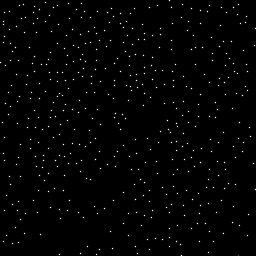
#> input picture samples_imgs/real_1.png, 256 x 256 px
$ python kde_sample.py
#> lines starting #> are read from the running program, lines starting #| are printed output that depends on the picture
import numpy as np
import cv2
from sklearn.neighbors import KernelDensity
import random
from sklearn.neighbors import NearestNeighbors
import matplotlib.pyplot as plt
def kde_real(img_path):
  # Load the image (grayscale mode)

#> called with img_path = 'samples_imgs/real_1.png'
  image = cv2.imread(img_path, cv2.IMREAD_GRAYSCALE)
#> image is the input picture: shape (256, 256); min 0, max 255, mean 3
# Step 1: Denoise the image using Non-Local Means Denoising
  denoisedImg = cv2.fastNlMeansDenoising(image)

# Step 2: Thresholding the denoised image using Otsu's method
  threshold = 0  # Otsu's method determines the optimal threshold automatically
  th, threshedImg = cv2.threshold(denoisedImg, threshold, 255, cv2.THRESH_BINARY_INV | cv2.THRESH_OTSU)
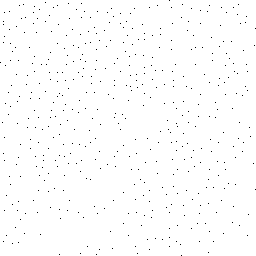
#> threshedImg: shape (256, 256); 99.3% white; black in thin lines or dots
#> th = 76

# Step 3: Extract non-zero points from the thresholded image (representing crowd points)
  points = np.column_stack(np.where(threshedImg == 0))
#> points = 481 pairs, first value 0 to 255, second value 0 to 255

  bandwidth = 22  # Adjust bandwidth as needed
  kde = KernelDensity(bandwidth=bandwidth, kernel='gaussian')
  kde.fit(points)


  x_min, x_max = points[:, 1].min() - 10, points[:, 1].max() + 10
#> x_min = -10; x_max = 265
  y_min, y_max = points[:, 0].min() - 10, points[:, 0].max() + 10
#> y_min = -10; y_max = 265
  x_grid, y_grid = np.meshgrid(np.linspace(x_min, x_max, 100), np.linspace(y_min, y_max, 100))
  grid_points = np.c_[y_grid.ravel(), x_grid.ravel()]  # KDE expects y, x order

  # Calculate KDE density values for each point on the grid
  log_densities = kde.score_samples(grid_points)
  densities = np.exp(log_densities).reshape(x_grid.shape)

  # Plot the KDE-fitted distribution and save as a file
  plt.figure(figsize=(10, 6))

  # Show original thresholded image for reference
  plt.imshow(threshedImg, cmap='gray', extent=(x_min, x_max, y_max, y_min))

  # Overlay the KDE density as a contour plot
  plt.contourf(x_grid, y_grid, densities, cmap='hot', alpha=0.5)
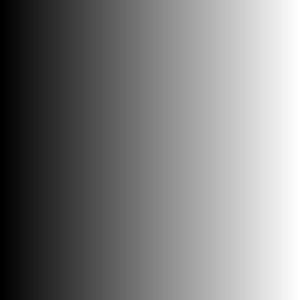
#> x_grid: shape (100, 100) float64 (shown 3 times larger); min -10, max 265, mean 127.5; drawn with min black and max white
  plt.colorbar(label="Density")
  plt.title("KDE-Fitted Density Distribution")
  plt.xlabel("X-axis")
  plt.ylabel("Y-axis")

  # Save the figure without displaying it
  plt.savefig("density_map_kde.png")
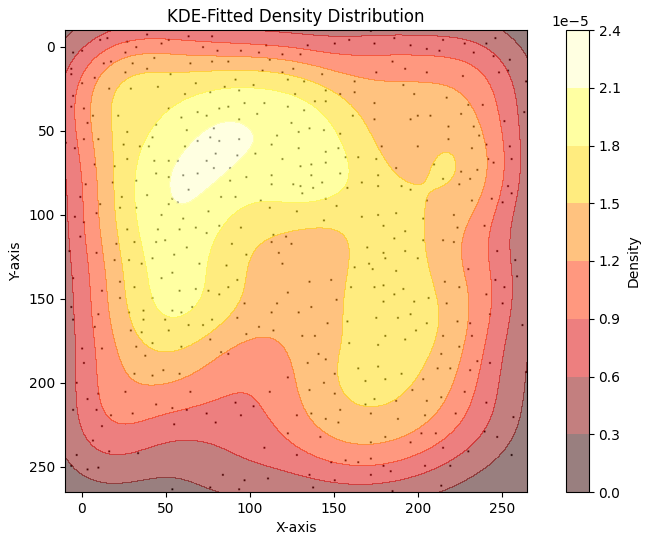
#> figure drawn by matplotlib, 2 panels
  plt.close()


  log_densities = kde.score_samples(points)
#> log_densities = 481 values, max -10.74 at index 127, min -12.6 at index 478, mean -11.18
  densities = np.exp(log_densities)
#> densities = 481 values, max 2.17e-05 at index 127, min 3.36e-06 at index 478, mean 1.45e-05
  density_threshold = np.percentile(densities, 2)
#> density_threshold = 5.88e-06
  real_points = points[densities>density_threshold]
#> real_points = 471 pairs, first value 0 to 255, second value 0 to 255
  k=4
  beta=0.85
  neigh = NearestNeighbors(n_neighbors=k+1)
  neigh.fit(real_points)
  distances, _ = neigh.kneighbors(real_points)
#> distances = 471 rows, first 6: [0, 7.28, 13, 13.6, 20.81], [0, 9.22, 9.43, 11.7, 12.37], [0, 10, 11.18, 13, 15.03], [0, 7.81, 8.54, 13, 14], [0, 4.12, 11.18, 12.81, 13.15], [0, 9.85, 11.4, 13.04, 13.6]
  r=(beta/2)*np.mean(distances[:, 1:], axis=1)
#> r = 471 values, max 9.21 at index 452, min 2.53 at index 195, mean 4.57

  new_realization = kde.sample(4*real_points.shape[0])
  densities = np.exp(kde.score_samples(new_realization))
  density_threshold_up = np.percentile(densities, 60)
#> density_threshold_up = 1.53e-05
  density_threshold_down = np.percentile(densities, 20)
#> density_threshold_down = 8.94e-06

# Use element-wise conditions with `&`
  high_density_points = new_realization[(densities < density_threshold_up) & (densities > density_threshold_down)]

  high_density_points = high_density_points.astype(int)
  added_points_count = 0
  k_increment=0
  beta_increment=0.0125
  for i in range(high_density_points.shape[0]):
    distances, _ = neigh.kneighbors(high_density_points[i].reshape(1,-1))
    dists = np.linalg.norm(real_points - high_density_points[i].reshape(1,-1), axis=1)
    if np.all(dists > r):
      real_points = np.append(real_points, [high_density_points[i]], axis=0)
      neigh = NearestNeighbors(n_neighbors=k+1)
      neigh.fit(real_points)
      distances, _ = neigh.kneighbors(real_points)

      r=(beta/2)*np.mean(distances[:, 1:], axis=1)
      added_points_count += 1

          # Increment k every 5 points added
      if added_points_count % 5 == 0:
        beta += beta_increment  # Slightly increase beta
        k+=k_increment
#> after the loop, added_points_count = 183; beta = 1.3; k = 4; r = 654 values, max 14.03 at index 466, min 3.48 at index 616, mean 5.96; real_points = 654 pairs, first value -3 to 255, second value -3 to 255

  fig = plt.figure(figsize=(2.56, 2.56))  # 2.56 inches * 100 DPI = 256 pixels
  plt.scatter(real_points[:, 1], real_points[:, 0], c='red', s=0.25)
  plt.xlim(0, 256)
  plt.ylim(0, 256)
  plt.title("KDE Realization")
  plt.gca().invert_yaxis()

  # Save the figure with a DPI of 100 to ensure it's 256x256 pixels
  plt.savefig("fused_kde_realization.png", dpi=100, bbox_inches='tight')
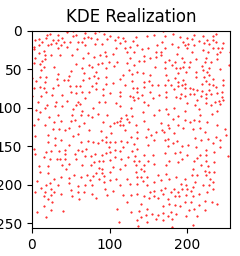
#> figure drawn by matplotlib, 1 panel
  plt.close()
  return real_points.shape[0]

def fuse_mul(img1,img2,img3):

  image = cv2.imread(img1, cv2.IMREAD_GRAYSCALE)
  denoisedImg = cv2.fastNlMeansDenoising(image)

  threshold = 0
  th, threshedImg = cv2.threshold(denoisedImg, threshold, 255, cv2.THRESH_BINARY_INV | cv2.THRESH_OTSU)
  points1 = np.column_stack(np.where(threshedImg == 0))


  img_path = img2
  image = cv2.imread(img_path, cv2.IMREAD_GRAYSCALE)
  denoisedImg = cv2.fastNlMeansDenoising(image)

  threshold = 0
  th, threshedImg = cv2.threshold(denoisedImg, threshold, 255, cv2.THRESH_BINARY_INV | cv2.THRESH_OTSU)

  points2 = np.column_stack(np.where(threshedImg == 0))

  img_path = img3
  image = cv2.imread(img_path, cv2.IMREAD_GRAYSCALE)
  denoisedImg = cv2.fastNlMeansDenoising(image)


  threshold = 0
  th, threshedImg = cv2.threshold(denoisedImg, threshold, 255, cv2.THRESH_BINARY_INV | cv2.THRESH_OTSU)

  points3 = np.column_stack(np.where(threshedImg == 0))
  new=[]
  new.append(points2)
  new.append(points3)
  new=np.vstack(new)
  k=4
  beta=0.85
  neigh = NearestNeighbors(n_neighbors=k+1)
  neigh.fit(points1)
  real_points=points1
  distances, _ = neigh.kneighbors(real_points)
  r=(beta/2)*np.mean(distances[:, 1:], axis=1)
  for i in range(new.shape[0]):
    distances, _ = neigh.kneighbors(new[i].reshape(1,-1))
    dists = np.linalg.norm(real_points - new[i].reshape(1,-1), axis=1)
    if np.all(dists > r):
      real_points = np.append(real_points, [new[i]], axis=0)
      neigh = NearestNeighbors(n_neighbors=k+1)
      neigh.fit(real_points)
      distances, _ = neigh.kneighbors(real_points)

      r=(beta/2)*np.mean(distances[:, 1:], axis=1)
  return real_points.shape[0]
img1="samples_imgs/real_1.png"
img2="samples_imgs/real_2.png"
img3="samples_imgs/real_3.png"
kde_res=kde_real(img1)
#> kde_res = 654
diff_res=fuse_mul(img1,img2,img3)
#> in fuse_mul, `th, threshedImg = cv2.threshold(denoisedImg, threshold, 255, cv2.THRES..`: th = 76
#> in fuse_mul, `points1 = np.column_stack(np.where(threshedImg == 0))`: points1 has the same summary as points in kde_real
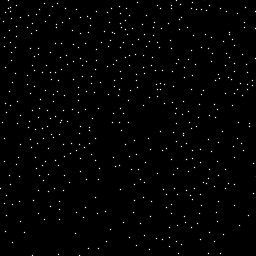
#> input picture samples_imgs/real_2.png, 256 x 256 px
#> in fuse_mul, image is the input picture: shape (256, 256); min 0, max 255, mean 2.9
#> in fuse_mul, `th, threshedImg = cv2.threshold(denoisedImg, threshold, 255, cv2.THRES..`: threshedImg: shape (256, 256); 99.3% white; black in thin lines or dots
#> in fuse_mul, `th, threshedImg = cv2.threshold(denoisedImg, threshold, 255, cv2.THRES..`: th = 65
#> in fuse_mul, `points2 = np.column_stack(np.where(threshedImg == 0))`: points2 = 486 pairs, first value 0 to 255, second value 0 to 255
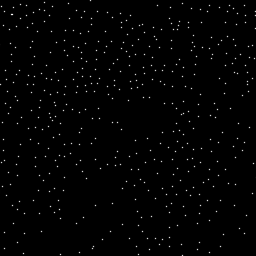
#> input picture samples_imgs/real_3.png, 256 x 256 px
#> in fuse_mul, image is the input picture: shape (256, 256); min 0, max 255, mean 2.5
#> in fuse_mul, `th, threshedImg = cv2.threshold(denoisedImg, threshold, 255, cv2.THRES..`:
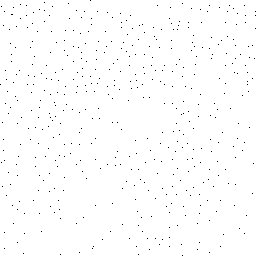
#> threshedImg: shape (256, 256); 99.3% white; black in thin lines or dots
#> in fuse_mul, `th, threshedImg = cv2.threshold(denoisedImg, threshold, 255, cv2.THRES..`: th = 36
#> in fuse_mul, `points3 = np.column_stack(np.where(threshedImg == 0))`: points3 = 476 pairs, first value 0 to 255, second value 0 to 255
#> in fuse_mul, `new=np.vstack(new)`: new = 962 pairs, first value 0 to 255, second value 0 to 255
#> in fuse_mul, `real_points=points1`: real_points has the same summary as points in kde_real
#> in fuse_mul, `distances, _ = neigh.kneighbors(real_points)`: distances = 481 rows, first 6: [0, 7.28, 13, 13.6, 20.81], [0, 9.22, 9.43, 11.7, 12.37], [0, 10, 11.18, 13, 15.03], [0, 7.81, 8.54, 13, 14], [0, 4.12, 11.18, 12.81, 13.15], [0, 9.85, 11.4, 13.04, 13.6]
#> in fuse_mul, `r=(beta/2)*np.mean(distances[:, 1:], axis=1)`: r = 481 values, max 12.09 at index 478, min 2.53 at index 195, mean 4.61
#> the loop in fuse_mul, `for i in range(new.shape[0]):` made 962 passes
#> after the loop in fuse_mul, `for i in range(new.shape[0]):`: r = 616 values, max 10.84 at index 478, min 1.8 at index 594, mean 4.08; real_points = 616 pairs, first value 0 to 255, second value 0 to 255
#> diff_res = 616
print(f"Samples count obtained from KDE {kde_res}")
#| Samples count obtained from KDE 654
print(f"Sample count obtained from multiple realization {diff_res}")
#| Sample count obtained from multiple realization 616
